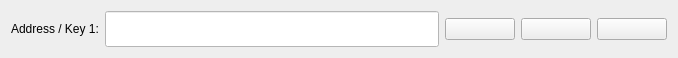
<?xml version="1.0" encoding="UTF-8"?>
<ui version="4.0">
 <class>AddressKeyItem</class>
 <widget class="QWidget" name="AddressKeyItem">
  <property name="geometry">
   <rect>
    <x>0</x>
    <y>0</y>
    <width>678</width>
    <height>54</height>
   </rect>
  </property>
  <property name="windowTitle">
   <string>AddressKeyItem</string>
  </property>
  <property name="styleSheet">
   <string notr="true">background-color: rgb(238, 238, 238);</string>
  </property>
  <layout class="QHBoxLayout" name="horizontalLayout">
   <item>
    <widget class="QLabel" name="m_lLabel">
     <property name="text">
      <string>Address / Key 1:</string>
     </property>
    </widget>
   </item>
   <item>
    <widget class="QLineEdit" name="m_leLabel">
     <property name="minimumSize">
      <size>
       <width>0</width>
       <height>36</height>
      </size>
     </property>
     <property name="styleSheet">
      <string notr="true">background-color: rgb(255, 255, 255);</string>
     </property>
    </widget>
   </item>
   <item>
    <widget class="QPushButton" name="m_btnAddressBook">
     <property name="minimumSize">
      <size>
       <width>70</width>
       <height>0</height>
      </size>
     </property>
     <property name="text">
      <string/>
     </property>
     <property name="icon">
      <iconset resource="../resources/resource.qrc">
       <normaloff>:/png/address-book.png</normaloff>:/png/address-book.png</iconset>
     </property>
    </widget>
   </item>
   <item>
    <widget class="QPushButton" name="m_btnPaste">
     <property name="minimumSize">
      <size>
       <width>70</width>
       <height>0</height>
      </size>
     </property>
     <property name="text">
      <string/>
     </property>
     <property name="icon">
      <iconset resource="../resources/resource.qrc">
       <normaloff>:/png/editpaste.png</normaloff>:/png/editpaste.png</iconset>
     </property>
    </widget>
   </item>
   <item>
    <widget class="QPushButton" name="m_btnRemove">
     <property name="minimumSize">
      <size>
       <width>70</width>
       <height>0</height>
      </size>
     </property>
     <property name="text">
      <string/>
     </property>
     <property name="icon">
      <iconset resource="../resources/resource.qrc">
       <normaloff>:/png/remove.png</normaloff>:/png/remove.png</iconset>
     </property>
    </widget>
   </item>
  </layout>
 </widget>
 <layoutdefault spacing="6" margin="11"/>
 <resources>
  <include location="../resources/resource.qrc"/>
 </resources>
 <connections/>
</ui>
